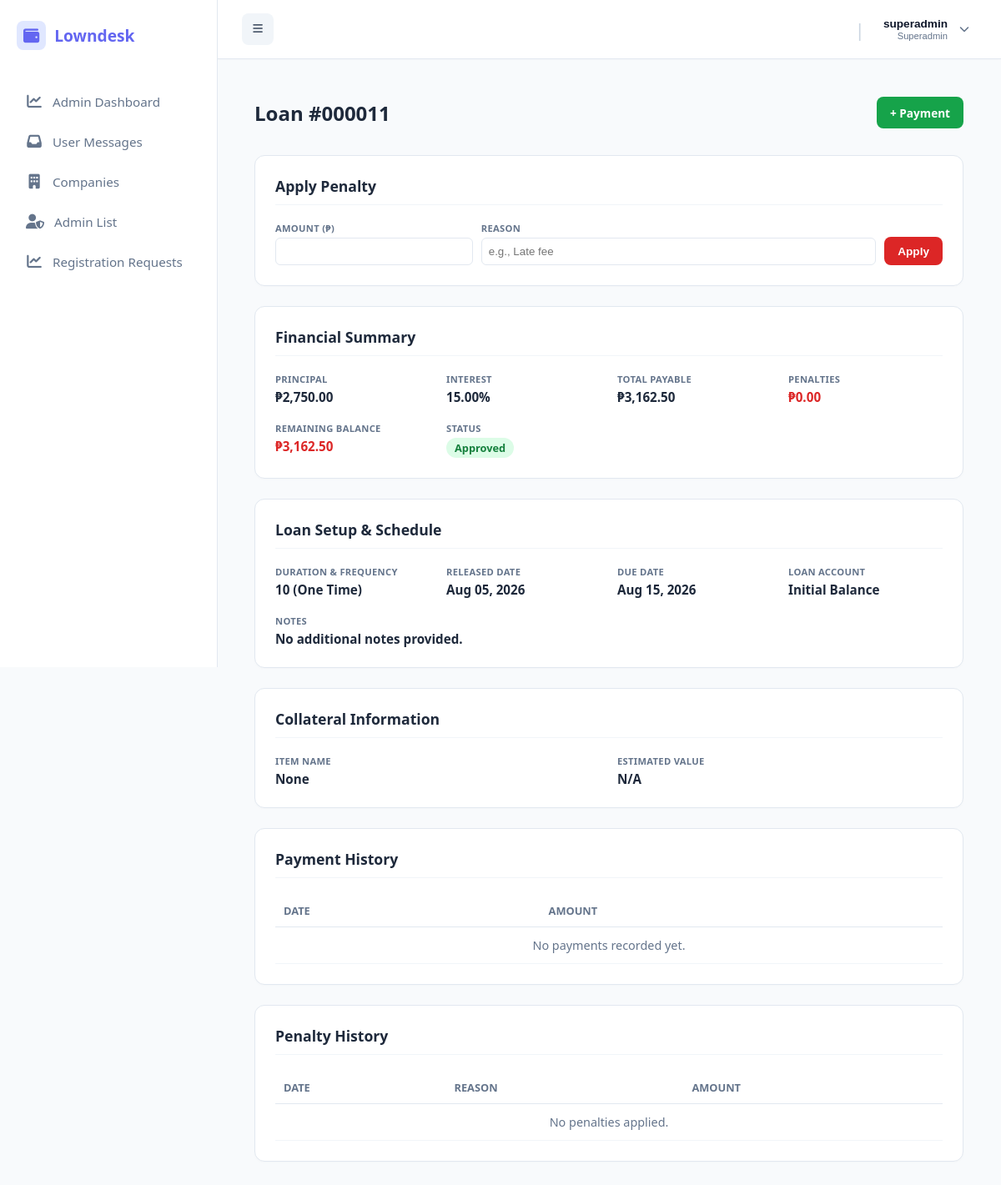
Page /public/index.php?url=loan/details&id=11 (signed in) on the committed database.
### tables this page shows
CREATE TABLE `loans` (
  `id` int(11) NOT NULL,
  `company_id` int(11) NOT NULL,
  `account_id` int(11) DEFAULT NULL,
  `borrower_id` int(11) NOT NULL,
  `amount` decimal(12,2) NOT NULL,
  `interest_rate` decimal(5,2) NOT NULL,
  `total_payable` decimal(12,2) NOT NULL,
  `status` varchar(30) DEFAULT 'pending',
  `released_date` date DEFAULT NULL,
  `due_date` date NOT NULL,
  `created_at` timestamp NOT NULL DEFAULT current_timestamp(),
  `term_months` int(11) DEFAULT NULL,
  `notes` text DEFAULT NULL,
  `term_type` varchar(20) DEFAULT 'month',
  `fee` decimal(15,2) DEFAULT 0.00,
  `category_id` int(11) DEFAULT NULL,
  `loan_type` varchar(255) NOT NULL
);

CREATE TABLE `accounts` (
  `id` int(11) NOT NULL,
  `company_id` int(11) NOT NULL,
  `name` varchar(50) NOT NULL,
  `current_balance` decimal(15,2) DEFAULT 0.00,
  `icon` varchar(255) DEFAULT NULL
);

### app/controllers/LoanController.php (called while the page is built, shortened)
<?php
require_once __DIR__ . '/../models/Payment.php';
class LoanController {
   public function details() {
    $id = $_GET['id'];
    $loanModel = new Loan();
    $db = $loanModel->getDb();
    $stmt = $db->prepare("
        SELECT l.*, b.first_name, b.last_name, b.phone, b.address, a.name as account_name,
               l.term_months, l.term_type
        FROM loans l
        LEFT JOIN borrowers b ON l.borrower_id = b.id
        LEFT JOIN accounts a ON l.account_id = a.id
        WHERE l.id = ?
    ");
    $stmt->execute([$id]);
    $loan = $stmt->fetch(PDO::FETCH_ASSOC);
    $stmtColl = $db->prepare("SELECT * FROM loan_collaterals WHERE loan_id = ?");
    $stmtColl->execute([$id]);
    $collateral = $stmtColl->fetch(PDO::FETCH_ASSOC);
    $paymentModel = new Payment();
    $payments = $paymentModel->getByLoanId($id);
    $totalPaid = $paymentModel->getTotalPaidByLoanId($id);
    $stmtPen = $db->prepare("SELECT * FROM penalties WHERE loan_id = ? ORDER BY date_applied DESC");
    $stmtPen->execute([$id]);
    $penalties = $stmtPen->fetchAll(PDO::FETCH_ASSOC);
    $totalPenalties = 0;
    $remainingBalance = ($loan['total_payable'] ?? 0) - $totalPaid + $totalPenalties;
    require_once __DIR__ . '/../views/admin/loans/details.php';
}
}

### public/index.php (called while the page is built, shortened)
<?php
require_once __DIR__ . "/../app/core/Database.php";
require_once __DIR__ . "/../app/core/Model.php";
$init = new App();

### app/core/Database.php (called while the page is built)
<?php
class Database {
    private static $host = "localhost";
    private static $port = "3306";
    private static $db   = "loan_saas_db";
    private static $user = "root";
    private static $pass = "";
    public static function getConnection() {
        try {
            $conn = new PDO(
                "mysql:host=" . self::$host . ";port=" . self::$port . ";dbname=" . self::$db,
                self::$user,
                self::$pass
            );
            $conn->setAttribute(PDO::ATTR_ERRMODE, PDO::ERRMODE_EXCEPTION);
            $conn->setAttribute(PDO::ATTR_DEFAULT_FETCH_MODE, PDO::FETCH_ASSOC);
            return $conn;
        } catch (Exception $e) {
            die("Database connection failed: " . $e->getMessage());
        }
    }
}

### app/core/Model.php (called while the page is built, shortened)
<?php
require_once __DIR__ . "/Database.php";
class Model {
    public function __construct() {
        $this->conn = Database::getConnection();
    }
}

### app/models/Payment.php (called while the page is built, shortened)
<?php
require_once __DIR__ . '/../core/Model.php';
class Payment extends Model {
    public function getTotalPaidByLoanId($loan_id) {
        $stmt = $this->conn->prepare("SELECT SUM(amount) as total FROM payments WHERE loan_id = ?");
        $stmt->execute([$loan_id]);
        $result = $stmt->fetch(PDO::FETCH_ASSOC);
        return $result['total'] ?? 0;
    }
}

### app/views/admin/loans/details.php (the view, shortened to what this page needs)
<?php require_once dirname(__DIR__, 2) . '/layouts/header.php'; ?>
<div class="loan-container">
    <div class="header-actions">
        <h1 class="page-title">Loan #<?= str_pad($loan['id'], 6, '0', STR_PAD_LEFT) ?></h1>
        <div style="display: flex; gap: 0.75rem;">
            <?php if ($loan['status'] !== 'Pending'): ?>
                <a href="/loansaas/public/index.php?url=payment/create&loan_id=<?= $loan['id'] ?>" class="btn" style="background:var(--success); color:white;">+ Payment</a>
            <?php endif; ?>
        </div>
    </div>
    <div class="card">
        <div class="card-title">Apply Penalty</div>
        <form action="/loansaas/public/index.php?url=loan/apply_penalty" method="POST">
            <div style="display: grid; grid-template-columns: 1fr 2fr auto; gap: 10px; align-items: end;">
                <div class="info-item">
                    <label class="info-label">Amount (₱)</label>
                    <input type="number" name="amount" step="0.01" required style="padding: 8px; border: 1px solid #e2e8f0; border-radius: 6px;">
                </div>
                <div class="info-item">
                    <label class="info-label">Reason</label>
                    <input type="text" name="reason" placeholder="e.g., Late fee" required style="padding: 8px; border: 1px solid #e2e8f0; border-radius: 6px;">
                </div>
                <button type="submit" class="btn" style="background:var(--danger); color:white;">Apply</button>
            </div>
        </form>
    </div>
    <div class="card">
        <div class="card-title">Financial Summary</div>
        <div class="info-grid">
            <div class="info-item">
                <span class="info-label">Principal</span>
                <span class="info-value">₱<?= number_format($loan['amount'], 2) ?></span>
            </div>
            <div class="info-item">
                <span class="info-label">Interest</span>
                <span class="info-value"><?= number_format($loan['interest_rate'], 2) ?>%</span>
            </div>
            <div class="info-item">
                <span class="info-label">Total Payable</span>
                <span class="info-value">₱<?= number_format($loan['total_payable'], 2) ?></span>
            </div>
            <div class="info-item">
                <span class="info-label">Penalties</span>
                <span class="info-value" style="color:var(--danger)">₱<?= number_format($totalPenalties, 2) ?></span>
            </div>
            <div class="info-item">
                <span class="info-label">Remaining Balance</span>
                <span class="info-value" style="color:var(--danger)">₱<?= number_format($remainingBalance, 2) ?></span>
            </div>
            <div class="info-item">
                <span class="info-label">Status</span>
                <span class="info-value">
                    <span class="status-badge status-<?= strtolower($loan['status']) ?>">
                        <?= htmlspecialchars($loan['status']) ?>
                    </span>
                </span>
            </div>
        </div>
    </div>
    <div class="card">
        <div class="card-title">Loan Setup & Schedule</div>
        <div class="info-grid">
            <div class="info-item">
                <span class="info-label">Duration & Frequency</span>
                <span class="info-value">
                    <?= htmlspecialchars($loan['term_months'] ?? 1) ?>
                    (<?= ucwords(str_replace('_', ' ', $loan['term_type'] ?? 'one_time')) ?>)
                </span>
            </div>
            <div class="info-item">
                <span class="info-label">Released Date</span>
                <span class="info-value"><?= !empty($loan['released_date']) ? date('M d, Y', strtotime($loan['released_date'])) : 'N/A' ?></span>
            </div>
            <div class="info-item">
                <span class="info-label">Due Date</span>
                <span class="info-value"><?= !empty($loan['due_date']) ? date('M d, Y', strtotime($loan['due_date'])) : 'N/A' ?></span>
            </div>
            <div class="info-item">
                <span class="info-label">Loan Account</span>
                <span class="info-value"><?= htmlspecialchars($loan['account_name'] ?? 'N/A') ?></span>
            </div>
            <div class="info-item" style="grid-column: span 2;">
                <span class="info-label">Notes</span>
                <span class="info-value"><?= !empty($loan['notes']) ? htmlspecialchars($loan['notes']) : 'No additional notes provided.' ?></span>
            </div>
        </div>
    </div>
    <div class="card">
        <div class="card-title">Collateral Information</div>
        <div class="info-grid">
            <div class="info-item">
                <span class="info-label">Item Name</span>
                <span class="info-value"><?= !empty($collateral['item_name']) ? htmlspecialchars($collateral['item_name']) : 'None' ?></span>
            </div>
            <div class="info-item">
                <span class="info-label">Estimated Value</span>
                <span class="info-value">
                    <?= !empty($collateral['estimated_value']) ? '₱' . number_format($collateral['estimated_value'], 2) : 'N/A' ?>
                </span>
            </div>
        </div>
    </div>
    <div class="card">
        <div class="card-title">Payment History</div>
        <table class="data-table">
            <thead>
                <tr>
                    <th>Date</th>
                    <th>Amount</th>
                </tr>
            </thead>
            <tbody>
                <?php if (!empty($payments)): ?>
                    <?php foreach ($payments as $p): ?>
                        <tr>
                            <td data-label="Date"><?= date('M d, Y', strtotime($p['payment_date'])) ?></td>
                            <td data-label="Amount" style="color:var(--success); font-weight:600;">₱<?= number_format($p['amount'], 2) ?></td>
                        </tr>
                    <?php endforeach; ?>
                <?php else: ?>
                    <tr>
                        <td colspan="2" style="text-align: center; color: var(--text-muted);">No payments recorded yet.</td>
                    </tr>
                <?php endif; ?>
            </tbody>
        </table>
    </div>
    <div class="card">
        <div class="card-title">Penalty History</div>
        <table class="data-table">
            <thead>
                <tr>
                    <th>Date</th>
                    <th>Reason</th>
                    <th>Amount</th>
                </tr>
            </thead>
            <tbody>
                <?php if (!empty($penalties)): ?>
                    <?php foreach ($penalties as $p): ?>
                        <tr>
                            <td data-label="Date"><?= date('M d, Y', strtotime($p['date_applied'])) ?></td>
                            <td data-label="Reason"><?= htmlspecialchars($p['reason']) ?></td>
                            <td data-label="Amount" style="color:var(--danger); font-weight:600;">₱<?= number_format($p['amount'], 2) ?></td>
                        </tr>
                    <?php endforeach; ?>
                <?php else: ?>
                    <tr>
                        <td colspan="3" style="text-align: center; color: var(--text-muted);">No penalties applied.</td>
                    </tr>
                <?php endif; ?>
            </tbody>
        </table>
    </div>
</div>
<?php require_once dirname(__DIR__, 2) . '/layouts/footer.php'; ?>

### app/views/layouts/header.php (style rules this page uses)
:root { --sidebar-bg: #ffffff; --primary-color: #6366f1; --hover-bg: #f5f3ff; --text-main: #1e293b; --text-muted: #64748b; --border-color: #e2e8f0; }
body { margin: 0; font-family: 'Segoe UI', sans-serif; background: #f8fafc; display: flex; }

### app/views/admin/loans/details.php (style rules this page uses)
:root { --primary: #4f46e5; --success: #16a34a; --danger: #dc2626; --bg: #f8fafc; --text-main: #1e293b; --text-muted: #64748b; }
.loan-container { max-width: 1000px; margin: 0 auto; padding: 20px; }
.header-actions { display: flex; justify-content: space-between; align-items: center; margin-bottom: 2rem; gap: 15px; }
.page-title { font-size: 1.5rem; font-weight: 800; color: var(--text-main); margin: 0; }
.card { background: #fff; padding: 1.5rem; border-radius: 12px; border: 1px solid #e2e8f0; margin-bottom: 1.5rem; box-shadow: 0 1px 3px rgba(0,0,0,0.02); }
.card-title { font-size: 1.1rem; font-weight: 700; margin-bottom: 1.25rem; border-bottom: 1px solid #f1f5f9; padding-bottom: 10px; color: var(--text-main); }
.info-grid { display: grid; grid-template-columns: repeat(auto-fit, minmax(180px, 1fr)); gap: 1.25rem; }
.info-item { display: flex; flex-direction: column; gap: 0.25rem; }
.info-label { font-size: 0.70rem; font-weight: 700; color: var(--text-muted); text-transform: uppercase; letter-spacing: 0.3px; }
.info-value { font-size: 0.95rem; font-weight: 600; color: var(--text-main); }
.btn { padding: 0.6rem 1rem; border-radius: 8px; font-weight: 600; font-size: 0.85rem; cursor: pointer; border: none; display: inline-flex; align-items: center; justify-content: center; gap: 6px; text-decoration: none; }
.data-table { width: 100%; border-collapse: collapse; }
.data-table th { text-align: left; color: var(--text-muted); font-size: 0.8rem; text-transform: uppercase; padding: 10px; border-bottom: 1px solid #e2e8f0; }
.data-table td { padding: 12px 10px; border-bottom: 1px solid #f1f5f9; font-size: 0.9rem; }
.status-badge { display: inline-block; padding: 3px 10px; border-radius: 12px; font-size: 0.8rem; font-weight: 700; text-transform: capitalize; }
.status-approved, .status-active { background: #dcfce7; color: #15803d; }

### rows in the picture
loans: id "000011", amount "2,750.00", interest_rate "15.00", total_payable "3,162.50", status "Approved", term_months "10", term_type "One Time", released_date "Aug 05, 2026", due_date "Aug 15, 2026", account.name "Initial Balance"

### other values in the picture
$item['label'] "Admin Dashboard"
$item['label'] "User Messages"
$item['label'] "Companies"
$item['label'] "Admin List"
$item['label'] "Registration Requests"
$userName "superadmin"
$userRole ?: 'Active User' "Superadmin"
$totalPenalties "0.00"
$remainingBalance "3,162.50"
